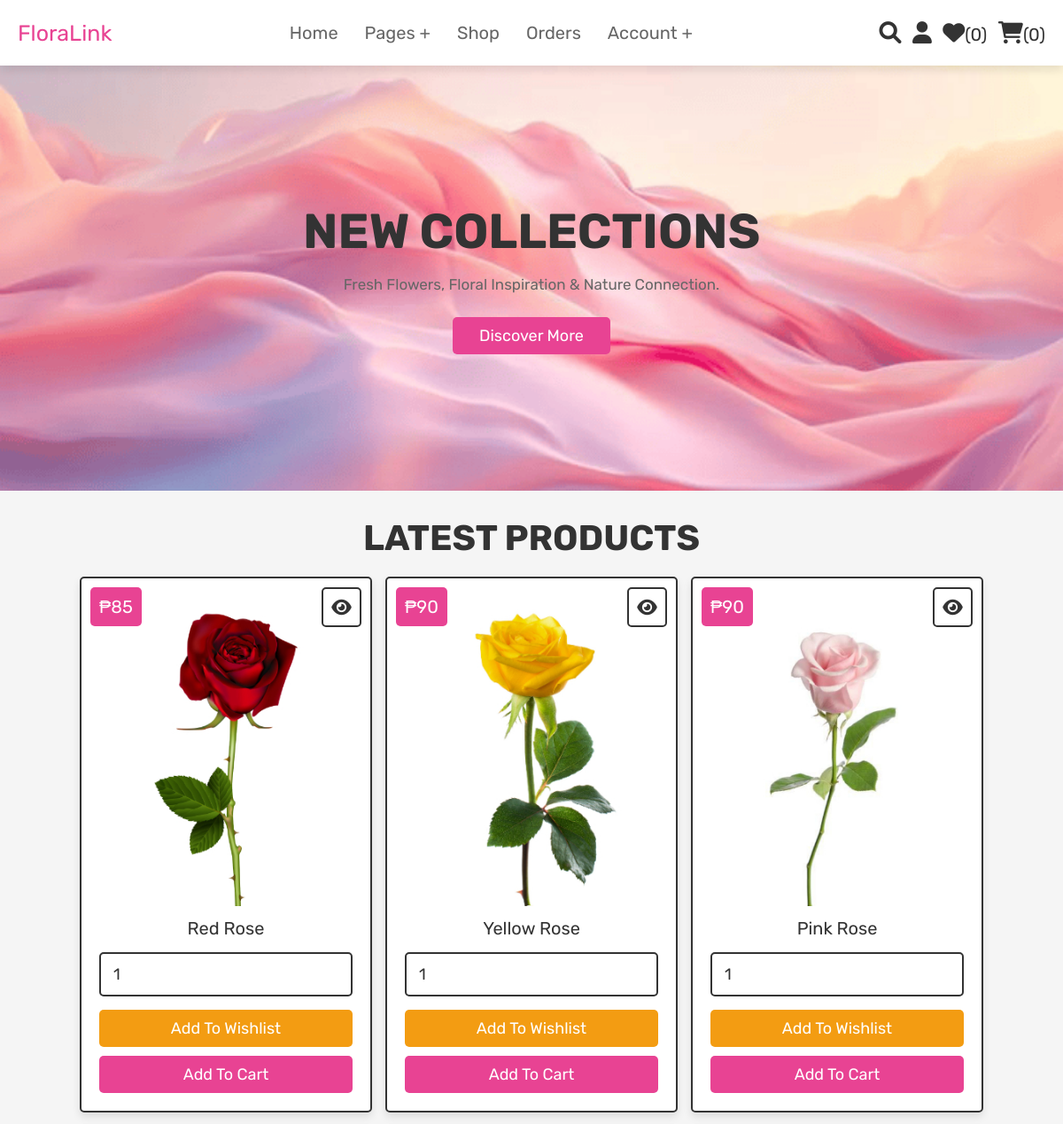
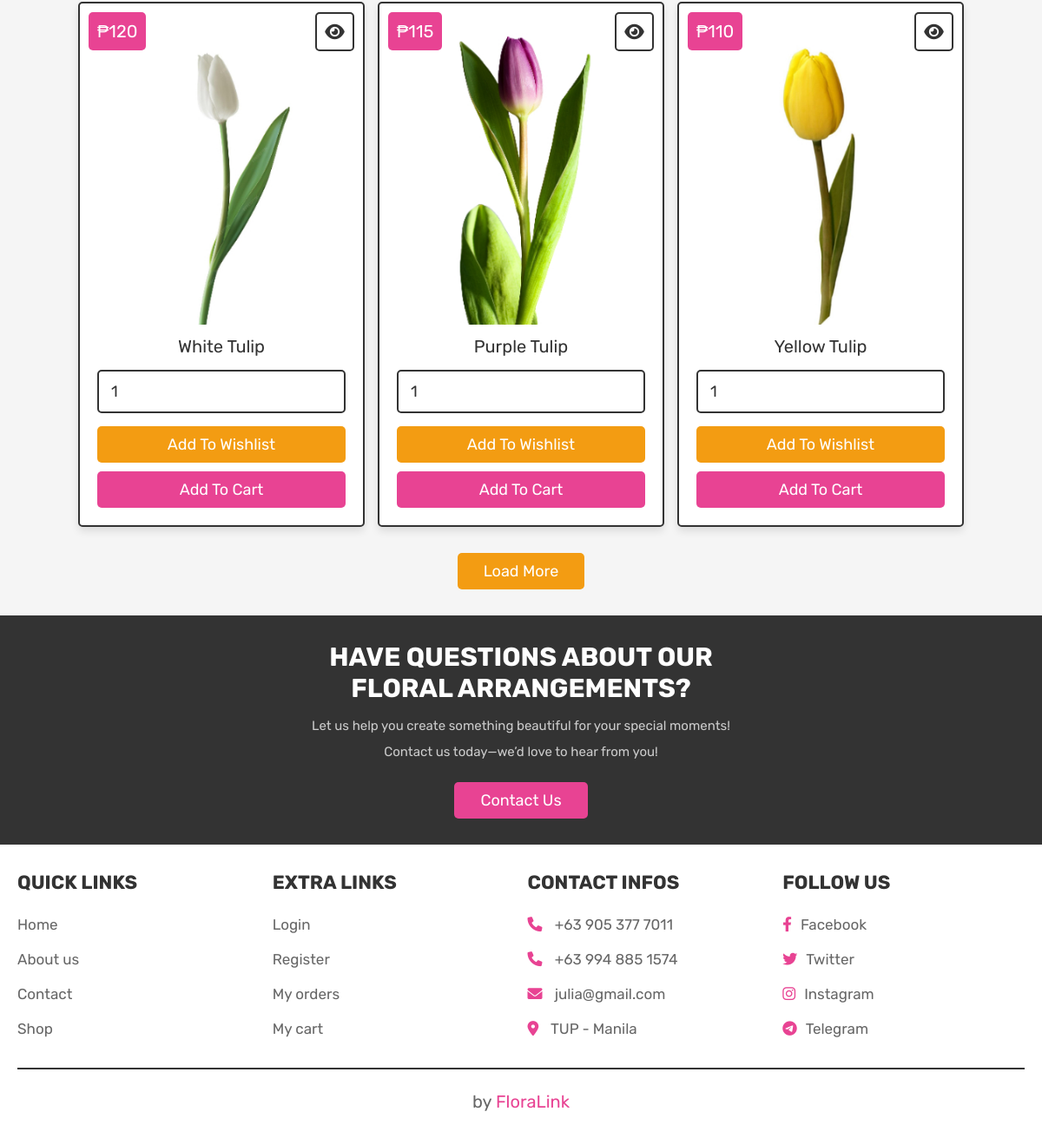
The app's page /home.php (signed in) with its own data (2 pictures, top to bottom).
### tables this page shows
CREATE TABLE `products` (
  `id` int(100) NOT NULL,
  `name` varchar(100) NOT NULL,
  `details` varchar(500) NOT NULL,
  `price` int(100) NOT NULL,
  `image` varchar(100) NOT NULL
);

### home.php (the view, shortened to what this page needs)
<?php
@include 'config.php';
$user_id = $_SESSION['user_id'];
?>
<!DOCTYPE html>
<html lang="en">
<head>
   <link rel="stylesheet" href="https://cdnjs.cloudflare.com/ajax/libs/font-awesome/6.0.0/css/all.min.css">
   <link rel="stylesheet" href="css/style.css">
</head>
<body>
<?php @include 'header.php'; ?>
<section class="home">
   <div class="content">
      <h3>New collections</h3>
      <p>Fresh Flowers, Floral Inspiration & Nature Connection.</p>
      <a href="about.php" class="btn">Discover more</a>
   </div>
</section>
<section class="products">
   <h1 class="title">Latest products</h1>
   <div class="box-container">
      <?php
         $select_products = mysqli_query($conn, "SELECT * FROM `products` LIMIT 6") or die('query failed');
         if(mysqli_num_rows($select_products) > 0){
            while($fetch_products = mysqli_fetch_assoc($select_products)){
      ?>
      <form action="" method="POST" class="box">
         <a href="view_page.php?pid=<?php echo $fetch_products['id']; ?>" class="fas fa-eye"></a>
         <div class="price">₱<?php echo $fetch_products['price']; ?></div>
         <img src="uploaded_img/<?php echo $fetch_products['image']; ?>" alt="" class="image">
         <div class="name"><?php echo $fetch_products['name']; ?></div>
         <input type="number" name="product_quantity" value="1" min="0" class="qty">
         <input type="submit" value="add to wishlist" name="add_to_wishlist" class="option-btn">
         <input type="submit" value="add to cart" name="add_to_cart" class="btn">
      </form>
      <?php
         }
      }else{
         echo '<p class="empty">no products added yet!</p>';
      }
      ?>
   </div>
   <div class="more-btn">
      <a href="shop.php" class="option-btn">Load more</a>
   </div>
</section>
<section class="home-contact">
   <div class="content">
      <h3>Have questions about our floral arrangements?</h3>
      <p>Let us help you create something beautiful for your special moments! Contact us today—we’d love to hear from you!</p>
      <a href="contact.php" class="btn">Contact us</a>
   </div>
</section>
<?php @include 'footer.php'; ?>
</body>
</html>

### header.php (shortened to what this page needs)
<header class="header">
    <div class="flex">
        <a href="home.php" class="logo">FloraLink</a>
        <nav class="navbar">
            <ul>
                <li><a href="home.php">Home</a></li>
                <li><a href="#">Pages +</a>
                </li>
                <li><a href="shop.php">Shop</a></li>
                <li><a href="orders.php">Orders</a></li>
                <li><a href="#">Account +</a>
                </li>
            </ul>
        </nav>
        <div class="icons">
            <a href="search_page.php" class="fas fa-search"></a>
            <div id="user-btn" class="fas fa-user"></div>
            <?php
                $select_wishlist_count = mysqli_query($conn, "SELECT * FROM `wishlist` WHERE user_id = '$user_id'") or die('query failed');
                $wishlist_num_rows = mysqli_num_rows($select_wishlist_count);
            ?>
            <a href="wishlist.php"><i class="fas fa-heart"></i><span>(<?php echo $wishlist_num_rows; ?>)</span></a>
            <?php
                $select_cart_count = mysqli_query($conn, "SELECT * FROM `cart` WHERE user_id = '$user_id'") or die('query failed');
                $cart_num_rows = mysqli_num_rows($select_cart_count);
            ?>
            <a href="cart.php"><i class="fas fa-shopping-cart"></i><span>(<?php echo $cart_num_rows; ?>)</span></a>
        </div>
    </div>
</header>

### footer.php
<section class="footer">
    <div class="box-container">
        <div class="box">
            <h3>Quick links</h3>
            <a href="home.php">Home</a>
            <a href="about.php">About us</a>
            <a href="contact.php">Contact</a>
            <a href="shop.php">Shop</a>
        </div>
        <div class="box">
            <h3>Extra links</h3>
            <a href="login.php">Login</a>
            <a href="register.php">Register</a>
            <a href="orders.php">My orders</a>
            <a href="cart.php">My cart</a>
        </div>
        <div class="box">
            <h3>contact infos</h3>
            <p> <i class="fas fa-phone"></i> +63 905 377 7011 </p>
            <p> <i class="fas fa-phone"></i> +63 994 885 1574 </p>
            <p> <i class="fas fa-envelope"></i> julia@gmail.com </p>
            <p> <i class="fas fa-map-marker-alt"></i> TUP - Manila </p>
        </div>
        <div class="box">
            <h3>follow us</h3>
            <a href="https://www.facebook.com/masipagnajolugh"><i class="fab fa-facebook-f"></i>Facebook</a>
            <a href="https://x.com/jjugals"><i class="fab fa-twitter"></i>Twitter</a>
            <a href="https://www.instagram.com/superjolz/"><i class="fab fa-instagram"></i>Instagram</a>
            <a href="https://web.telegram.org/a/"><i class="fab fa-telegram"></i>Telegram</a>
        </div>
    </div>
    <div class="credit" ?> by <span>FloraLink</span> </div>
</section>

### records on screen
products: price "85", image (picture), name "Red Rose"
products: price "90", image (picture), name "Yellow Rose"
products: price "90", image (picture), name "Pink Rose"
products: price "120", image (picture), name "White Tulip"
products: price "115", image (picture), name "Purple Tulip"
products: price "110", image (picture), name "Yellow Tulip"

### other values on screen
$wishlist_num_rows "0"
$cart_num_rows "0"
